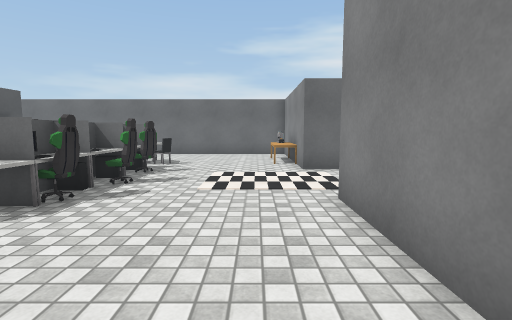
View 1 (above)

16 first-person views from a walk through a scene from a Unity 3-D project. The camera is 1.3 m above the floor, tilts 6° down and sees 85° across. The floor is counted in squares, 1 m on a side. Each view is taken from the middle of a square. On the plan, view 1 faces up. The plan holds only what a view shows up to about 13 squares ahead; the rest is blank. The player character is not drawn. Surface patterns are stand-ins for the level's own textures.

View 2
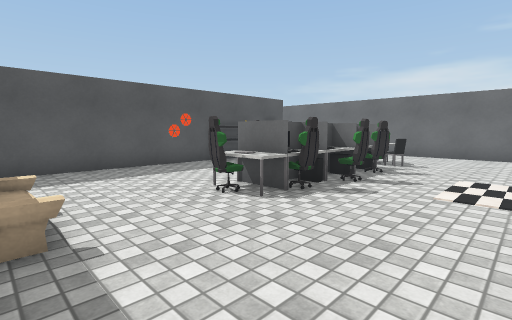

View 3
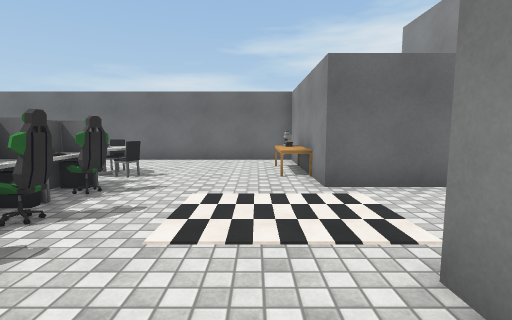

View 4
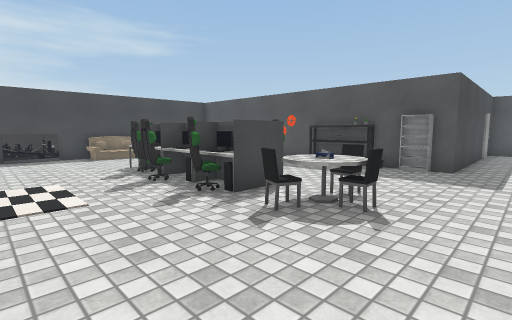

View 5
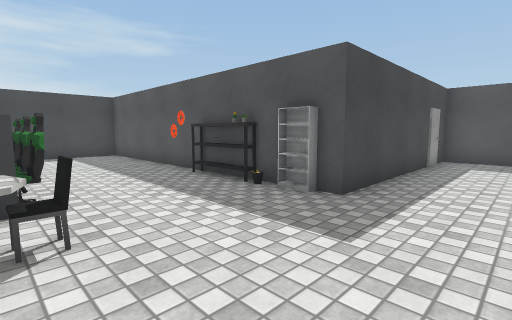

View 6
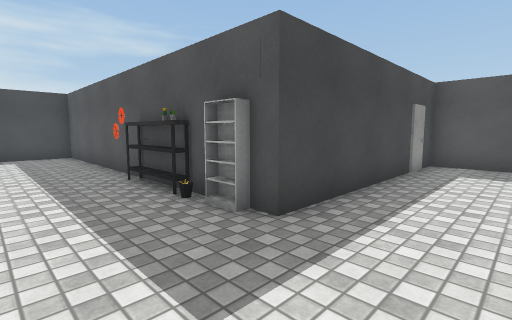

View 7
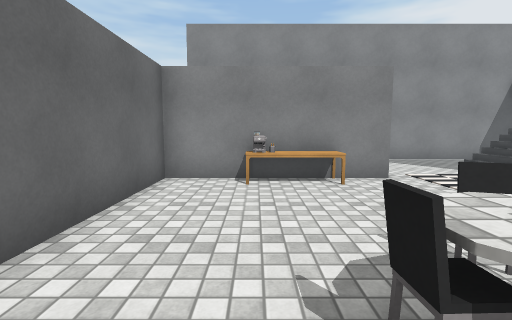

View 8
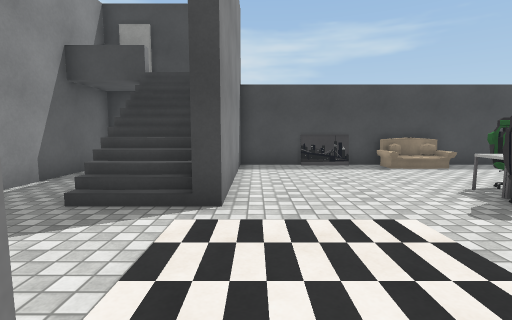

View 9
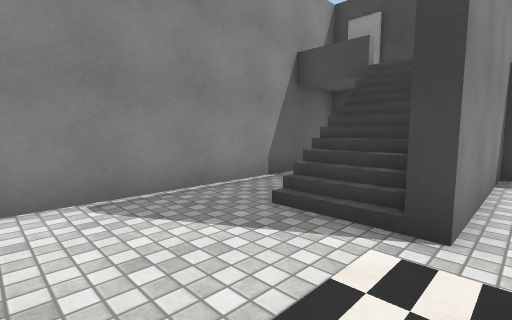

View 10
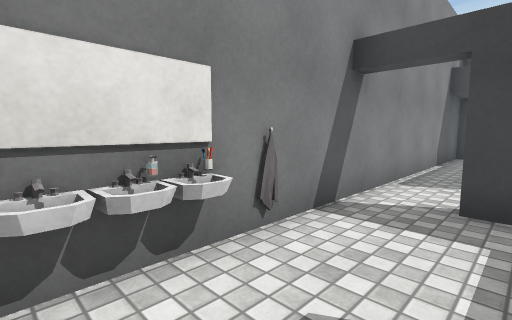

View 11
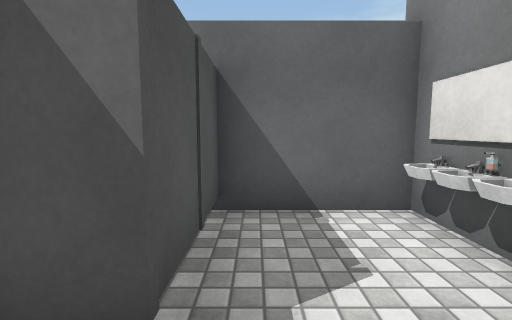

View 12
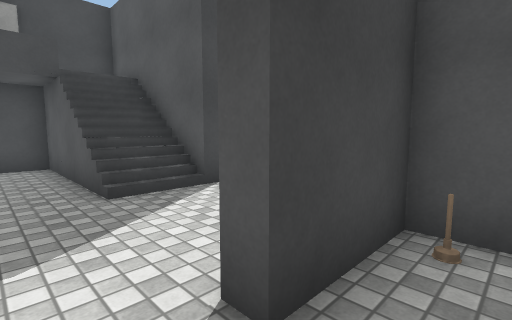

View 13
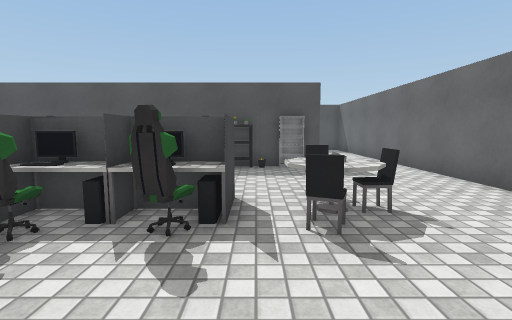

View 14
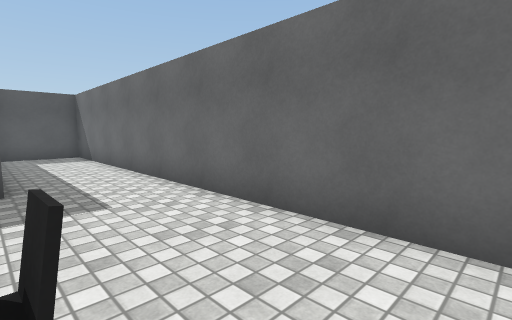

View 15
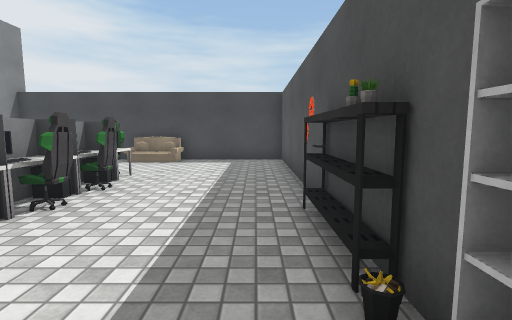

View 16
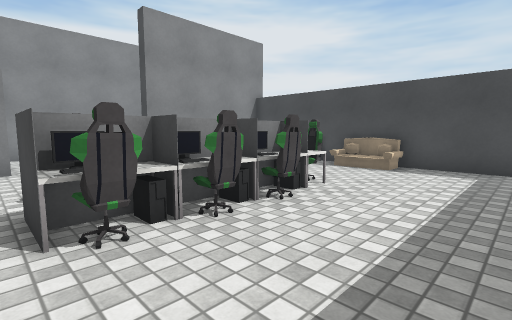

### Floor plan
Key: @ floor where view 1 was taken; # wall or solid block; . main floor; : floor 3 m higher than the main floor; / step, stairs or slope; O other object.
Columns run from 19 left of view 1 to 7 right of it. Each row starts with its distance up from view 1.
 16 ###########################
 15 #.................... #..O#
 14 #...................O##..O#
 13 #...................O #..O#
 12 ##########....OO....O#....#
 11          #...OOOO...O#....#
 10          O....OO.....#O#..#
  9          O...OOOO....###..#
  8          O....##..........#
  7          #...OOOO.........#
  6          #...OOO..........#
  5          #....OOO....#//..#
  4          #....OO.....#//..#
  3          #...........#//..#
  2          #...........#//..#
  1          #...........# :..#
  0          #... OO...@.# :..#
 -1          ##################

Positions as (right, up) in squares from view 1, and headings:
1: (0, 0), facing up
2: (0, 0), facing up-left
3: (0, 3), facing up
4: (0, 14), facing down-left
5: (-5, 15), facing down-left
6: (-7, 15), facing down-left
7: (-6, 13), facing right
8: (1, 10), facing down
9: (1, 9), facing down-right
10: (4, 15), facing down-right
11: (4, 11), facing up
12: (6, 11), facing down-left
13: (0, 10), facing left
14: (-3, 12), facing up-left
15: (-9, 12), facing down
16: (-9, 10), facing down-right
